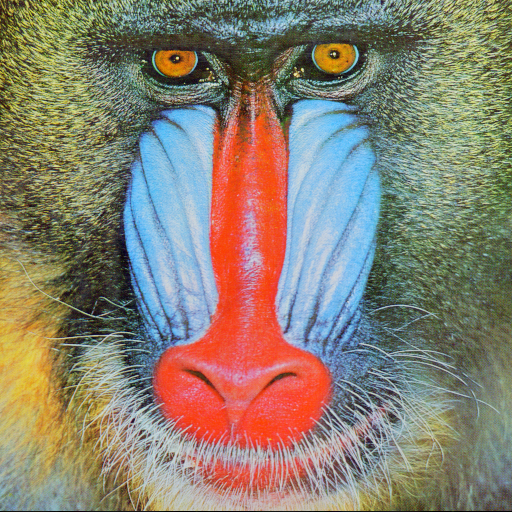
#> input picture baboon.png, 512 x 512 px, found by its file name
$ jupyter execute --allow-errors 'Histograms and Intensity Transformations.ipynb'   (shell and % lines are left out)
#> lines starting #> are read from the running program, lines starting #| are printed output that depends on the picture
<p>
    <a href="https://skills.network" target="_blank">

    </a>
</p>

<h1>Histogram and Intensity Transformations</h1>

Estimated time needed: **40** minutes

<h2>Objectives</h2>

Pixel Transforms are operations you perform one pixel at a time. In this lab, you will start by creating histograms. Histograms display the intensity of the image and can be used to optimize image characteristics. You will then apply Intensity Transformations, making objects easier to see by improving image contrast and brightness. In the last portion of the lab, you will use thresholding to segment objects from images.

<ul>
    <li><a href='#PT'>Pixel Transforms  </a>
        <ul>
            <li>Histograms </li>
            <li>Intensity Transformations</li>
            <li>Thresholding and Simple Segmentation </li>
</ul>

----

Download the image for the lab

We will be using these imported functions in the lab

[cell 1]
import matplotlib.pyplot as plt
import cv2
import numpy as np

First, lets define a helper function to plot two images side-by-side. You will not need to understand this code at this moment, but this function will be used repeatedly in this tutorial to showcase the results.

[cell 2]
def plot_image(image_1, image_2,title_1="Orignal", title_2="New Image"):
    plt.figure(figsize=(10,10))
    plt.subplot(1, 2, 1)
    plt.imshow(image_1,cmap="gray")
    plt.title(title_1)
    plt.subplot(1, 2, 2)
    plt.imshow(image_2,cmap="gray")
    plt.title(title_2)
    plt.show()

Lets define another helper function. The following one will plot two histograms side-by-side. Again, you do not need to understand the body of this function at this moment.

[cell 3]
def plot_hist(old_image, new_image,title_old="Orignal", title_new="New Image"):
    intensity_values=np.array([x for x in range(256)])
    plt.subplot(1, 2, 1)
    plt.bar(intensity_values, cv2.calcHist([old_image],[0],None,[256],[0,256])[:,0],width = 5)
    plt.title(title_old)
    plt.xlabel('intensity')
    plt.subplot(1, 2, 2)
    plt.bar(intensity_values, cv2.calcHist([new_image],[0],None,[256],[0,256])[:,0],width = 5)
    plt.title(title_new)
    plt.xlabel('intensity')
    plt.show()

# Histograms

A histogram counts the number of occurrences of the intensity values of pixels, and it's a useful tool for understanding and manipulating images. We use <code>cv.calcHist()</code> to generate the histogram. Here are the parameter values:
<p>
    <code>cv2.calcHist(CV array:<b>[image]</b> this is the image channel:<b>[0]</b>,for this course it will always be <b>[None]</b>,the number of bins:<b>[L]</b>,the range of index of bins:<b>[0,L-1]</b>) </code>
</p>
For real images, <code>L</code> is <code>256</code>.

## Toy Example

Consider the toy array with intensity values ranging from 0 to 2. We can create a histogram. Its first element is the number of zeros in the image (in this case, 1); its second element is the number of ones in the image (in this case, 5), and so on.

[cell 4]
toy_image = np.array([[0,2,2],[1,1,1],[1,1,2]],dtype=np.uint8)
plt.imshow(toy_image, cmap="gray")
plt.show()
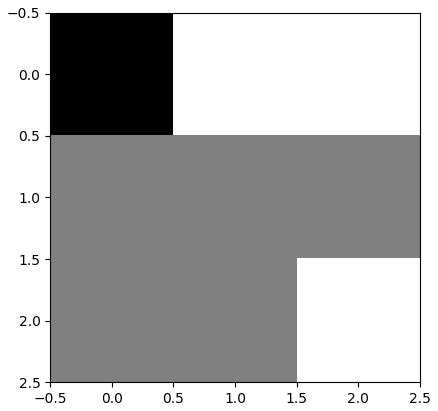
#> figure drawn by matplotlib, 1 panel
print("toy_image:",toy_image)

We can use the <code>caclHist</code> function, in this case, we use only three bins as there are only three values, and the index of the bins are from 1 to 3.

**TODO:** @Joe

[cell 5]
plt.bar([x for x in range(6)],[1,5,2,0,0,0])
plt.show()
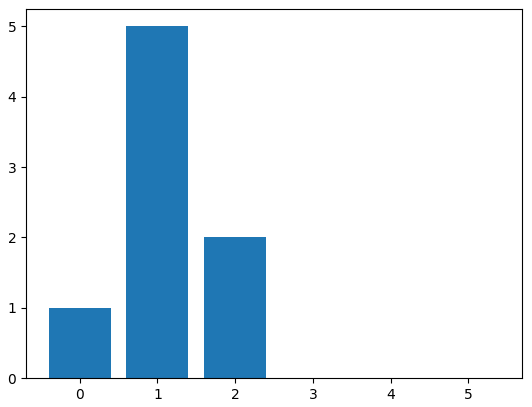
#> figure drawn by matplotlib, 1 panel; tallest bar 5 high, from x = 0.6 to 1.4

[cell 6]
plt.bar([x for x in range(6)],[0,1,0,5,0,2])
plt.show()
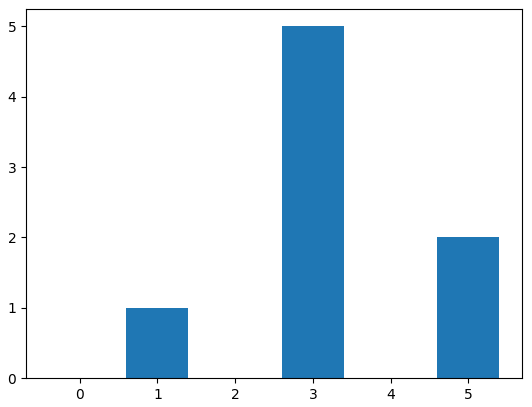
#> figure drawn by matplotlib, 1 panel; tallest bar 5 high, from x = 2.6 to 3.4

The histogram is a function where $h[r]$  where   $r \in {0,1,2} $. In the above example  $h[0]=1$,$h[1]=5$ and $h[2]=3$

## Gray Scale Histograms

Histograms are used in grayscale images.  Grayscale images are used in many applications, including medical and industrial. Color images are split into luminance and chrominance. The luminance is the grayscale portion and is usually processed in many applications. Consider the following "Gold Hill" image:

[cell 7]
goldhill = cv2.imread("goldhill.bmp",cv2.IMREAD_GRAYSCALE)
plt.figure(figsize=(10,10))
#> (the rest of this cell did not finish here and is left out)

We can calculate the histogram using the `calcHist` function from the `cv2` module as follows, the shape is 256.

[cell 8]
hist = cv2.calcHist([goldhill],[0], None, [256], [0,256])
#> hist = 256 values from 0 to 0

We can plot it as a bar graph, the $x$-axis are the pixel intensities and the $y$-axis is the number of times of occurrences that the corresponding pixel intensity value on $x$-axis occurred.

[cell 9]
intensity_values = np.array([x for x in range(hist.shape[0])])
#> intensity_values = 256 values from 0 to 255
plt.bar(intensity_values, hist[:,0], width = 5)
plt.title("Bar histogram")
plt.show()
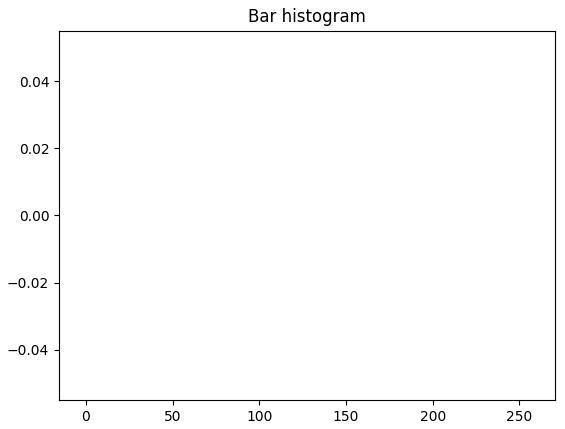
#> figure drawn by matplotlib, 1 panel

The histogram is a function where $h[r]$  where   $r \in {0,1,..,255} $.

We can convert it to a probability mass function by normalizing it by the number of pixels:

#> (a cell that did not finish here is left out)

We can plot as a continuous function:

[cell 11]
plt.plot(intensity_values,hist)
plt.title("histogram")
plt.show()

We can also apply a histogram to each image color channel:

[cell 12]
baboon = cv2.imread("baboon.png")
#> baboon is the input picture: shape (512, 512, 3); mean B, G, R 113.1, 128.9, 137.4
plt.imshow(cv2.cvtColor(baboon,cv2.COLOR_BGR2RGB))
plt.show()

In the loop, the value for <code>i</code> specifies what color channel <code>calcHist</code> is going to calculate the histogram for.

[cell 13]
color = ('blue','green','red')
for i,col in enumerate(color):
    histr = cv2.calcHist([baboon],[i],None,[256],[0,256])
    plt.plot(intensity_values,histr,color = col,label=col+" channel")

    plt.xlim([0,256])
plt.legend()
plt.title("Histogram Channels")
plt.show()
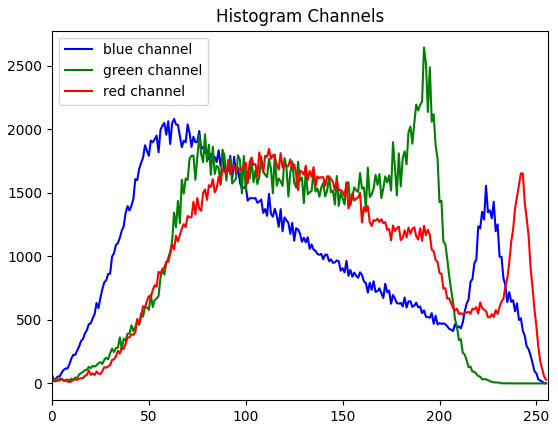
#> figure drawn by matplotlib, 1 panel; curve peaks at x = 63, y = 2081; curve peaks at x = 192, y = 2644; curve peaks at x = 112, y = 1845

#  Intensity Transformations

It's helpful to think of an image as a function $f(x,y)$ instead of an array at this point, where `x` is the row index and `y` is the column index. You can apply a transformation $T$ to the image and get a new image:
$$
g(x,y)=T(f(x,y))
$$

An Intensity Transformation depends on only one single point $(x,y)$. For example, you can apply a linear transform $g(x,y) = 2f(x,y) + 1$; this will multiply each image pixel by two and add one.

As the Intensity transforms only depend on one value; as a result, it is sometimes referred to as a gray-level mapping. The variable if $r$ is the gray level intensity, similar to the histogram values. The new output s is given by:

$$
s=T(r)
$$

## Image Negatives

Consider an image with $L$ intensity values ranging from $[0,L-1]$.  We can reverse the intensity levels by applying the following:
$$
g(x,y)=L-1-f(x,y)
$$

Using the intensity transformation function notation
$$
s = L - 1 - r
$$

This is called the image negative. For $L= 256$ the formulas simplifys to:
$$
g(x,y)=255-f(x,y) \qquad \mbox{and} \qquad s=255-r
$$

We can perform intensity transformation on the toy image where $L = 3$:

[cell 14]
neg_toy_image = -1 * toy_image + 255

print("toy image\n", neg_toy_image)
print("image negatives\n", neg_toy_image)

We see darker intensity’s become brighter and brighter become darker, middle intensity’s remain the same.

[cell 15]
plt.figure(figsize=(10,10))
plt.subplot(1, 2, 1)
plt.imshow(toy_image,cmap="gray")
plt.subplot(1, 2, 2)
plt.imshow(neg_toy_image,cmap="gray")
plt.show()
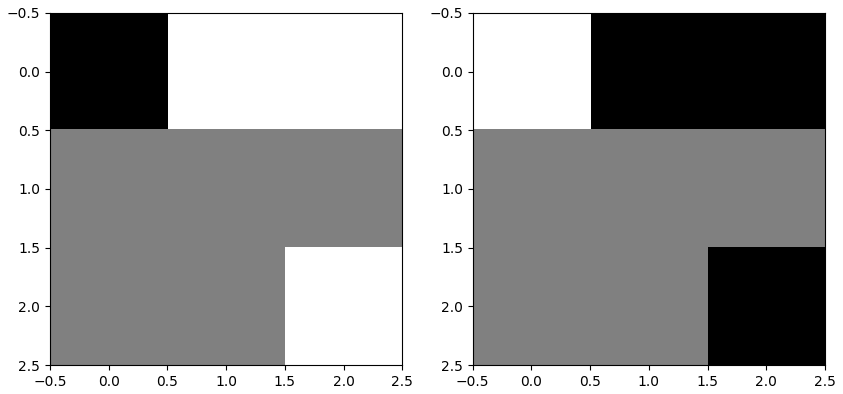
#> figure drawn by matplotlib, 2 panels
print("toy_image:",toy_image)

Reversing image intensity has many applications, including making it simpler to analyze medical images. Consider the mammogram with micro-calcifications on the upper quadrant:

[cell 16]
image = cv2.imread("mammogram.png", cv2.IMREAD_GRAYSCALE)
cv2.rectangle(image, pt1=(160, 212), pt2=(250, 289), color = (255), thickness=2)

plt.figure(figsize = (10,10))
#> (the rest of this cell did not finish here and is left out)

We can apply the intensity transformation:

#> (a cell that did not finish here is left out)

We see the micro-calcifications in the image negatives is easier it is to analyze:

[cell 18]
plt.figure(figsize=(10,10))
#> (the rest of this cell did not finish here and is left out)

## Brightness and contrast adjustments

We can use multiplication by $\alpha$ for contrast control and addition by $\beta$ to improve brightness control. This applies the Intensity Transformation as well. The image is $f(x,y)$ and the transformed image is $g(x,y)$, where $g(x,y) = \alpha f(x,y) + \beta$.

 Rather than implementing via array operations, we use the function  <code>convertScaleAbs</code>. It scales, calculates absolute values, and converts the result to 8-bit so the values fall between $[0,255]$. For brightness control, we can set $\alpha$ to 1 and $\beta$ to 100: Remember the Good Hill image, it’s dark and hazy so let's see if we can improve it.

[cell 19]
alpha = 1 # Simple contrast control
beta = 100   # Simple brightness control
new_image = cv2.convertScaleAbs(goldhill, alpha=alpha, beta=beta)

We can plot the brighter image, it's much brighter :

#> (a cell that did not finish here is left out)


We see the brighter image's histogram is shifted:

[cell 21]
plt.figure(figsize=(10,5))
plot_hist(goldhill, new_image, "Orignal", "brightness control")
#> in plot_hist, `plt.show()`:
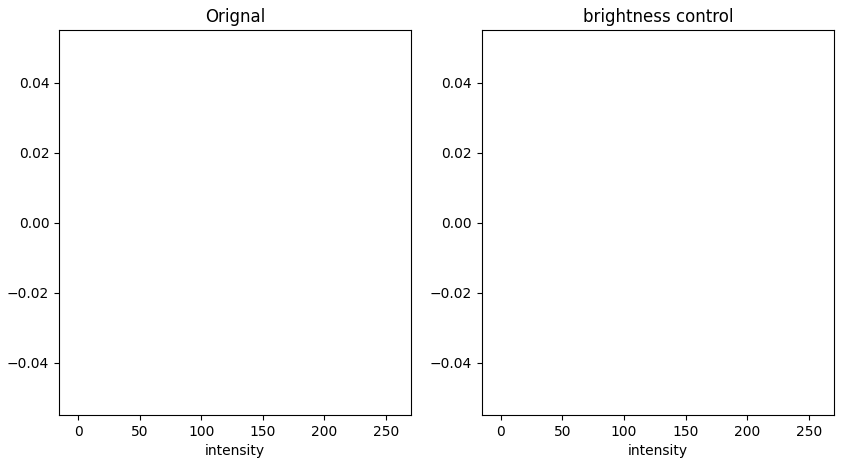
#> figure drawn by matplotlib, 2 panels

We can increase the contrast by increasing $\alpha$:

[cell 22]
plt.figure(figsize=(10,5))
alpha = 2# Simple contrast control
beta = 0 # Simple brightness control   # Simple brightness control
new_image = cv2.convertScaleAbs(goldhill, alpha=alpha, beta=beta)

We can plot the image and its corresponding histogram:

#> (a cell that did not finish here is left out)


[cell 24]
plt.figure(figsize=(10,5))
plot_hist(goldhill, new_image,"Orignal","contrast control")

When plotting the image we see it's too bright. We can adapt the brightness by making the image darker and increasing the contrast at the same time.

[cell 25]
plt.figure(figsize=(10,5))
alpha = 3 # Simple contrast control
beta = -200  # Simple brightness control
new_image = cv2.convertScaleAbs(goldhill, alpha=alpha, beta=beta)

#> (a cell that did not finish here is left out)


[cell 27]
plt.figure(figsize=(10,5))
plot_hist(goldhill, new_image, "Orignal", "brightness & contrast control")

There are other nonlinear methods to improve contrast and brightness, these methods have different sets of parameters. In general, it’s difficult to manually adjust the contrast and brightness parameter, but there are algorithms that improve contrast automatically.

## Histogram Equalization

Histogram Equalization increases the contrast of images, by stretching out the range of the grayscale pixels; It does this by flatting  the histogram. We simply apply the function <code>cv2.equalizeHist</code>.

[cell 28]
zelda = cv2.imread("zelda.png",cv2.IMREAD_GRAYSCALE)
new_image = cv2.equalizeHist(zelda)

We can compare the image before and after Histogram Equalization, we see the contrast is improved. We see after the Histogram Equalization is applied, the histogram is stretched out:

#> (a cell that did not finish here is left out)


[cell 30]
plt.figure(figsize=(10,5))
plot_hist(zelda, new_image,"Orignal","Histogram Equalization")

## Thresholding and Simple Segmentation

Thresholding is used in image segmentation this means extracting objects from an image. Image segmentation is used in many applications including extracting text, medical imaging, and industrial imaging.
Thresholding an image takes a threshold; If a particular pixel (i,j) is greater than that threshold it will set that pixel to some value usually 1 or 255, otherwise, it will set it to another value, usually zero. We can write a Python function that will perform thresholding and output a new image given some input grayscale image:

[cell 31]
def thresholding(input_img,threshold,max_value=255, min_value=0):
#> called with input_img = array of shape (3, 3), threshold = 1, max_value = 2, min_value = 0
    N,M=input_img.shape
    image_out=np.zeros((N,M),dtype=np.uint8)

    for i  in range(N):
        for j in range(M):
            if input_img[i,j]> threshold:
                image_out[i,j]=max_value
            else:
                image_out[i,j]=min_value

    return image_out

Consider the following toy image:

[cell 32]
toy_image

We can apply thresholding, by setting all the values less than two to zero.

[cell 33]
threshold = 1
max_value = 2
min_value = 0
thresholding_toy = thresholding(toy_image, threshold=threshold, max_value=max_value, min_value=min_value)
thresholding_toy

We can compare the two images. In the new image we see all the gray values are now black:

[cell 34]
plt.figure(figsize=(10, 10))
plt.subplot(1, 2, 1)
plt.imshow(toy_image, cmap="gray")
plt.title("Original Image")
plt.subplot(1, 2, 2)
plt.imshow(thresholding_toy, cmap="gray")
plt.title("Image After Thresholding")
plt.show()
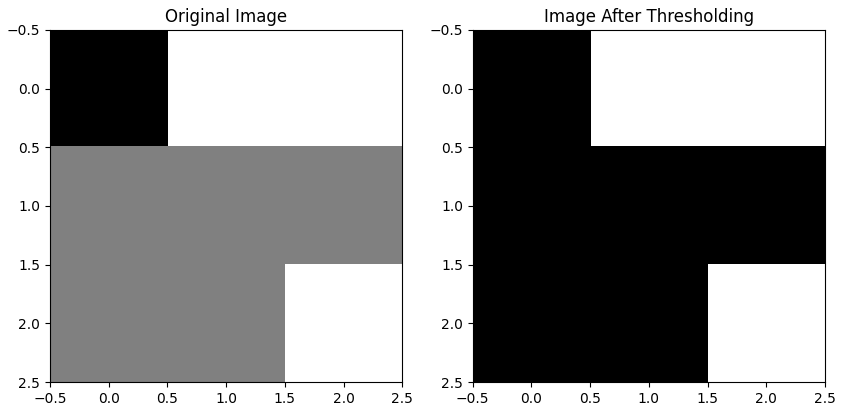
#> figure drawn by matplotlib, 2 panels

Consider the cameraman image:

[cell 35]
image = cv2.imread("cameraman.jpeg", cv2.IMREAD_GRAYSCALE)
plt.figure(figsize=(10, 10))
#> (the rest of this cell did not finish here and is left out)

We can see the histogram as two peeks, this means that there is a large proportion of pixels in those two ranges:

[cell 36]
hist = cv2.calcHist([goldhill], [0], None, [256], [0, 256])
plt.bar(intensity_values, hist[:, 0], width=5)
plt.title("Bar histogram")
plt.show()

The cameraman corresponds to the darker pixels, therefore we can set the Threshold in such a way as to segment the cameraman. In this case, it looks to be slightly less than 90, let’s give it a try:

[cell 37]
threshold = 87
max_value = 255
min_value = 0
#> (the rest of this cell did not finish here and is left out)


We see the pixels corresponding to the cameraman are now zero and the rest are set to 255:

#> (a cell that did not finish here is left out)

[cell 39]
plt.figure(figsize=(10,5))
plot_hist(image, new_image, "Orignal", "Image After Thresholding")

The function <code>cv.threshold</code> Applies a threshold to the gray image, with the following parameters:

<code>cv.threshold(grayscale image, threshold value, maximum value to use, thresholding type )</code>

The  parameter thresholding type is the type of thresholding we would like to perform. For example, we have basic thresholding: <code>cv2.THRESH_BINARY</code> this is the type we implemented in the function <code>thresholding</code>, it just a number:

[cell 40]
cv2.THRESH_BINARY

We can apply thresholding to the image as follows:

[cell 41]
ret, new_image = cv2.threshold(image,threshold,max_value,cv2.THRESH_BINARY)
#> ret = 87
#> (the rest of this cell did not finish here and is left out)

$ run again, with barbara.png copied over baboon.png
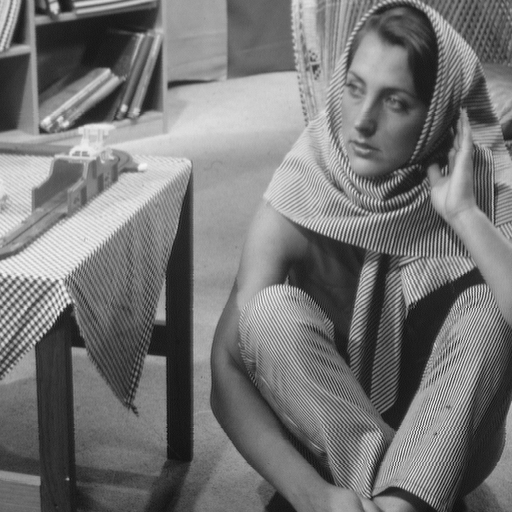
#> input picture barbara.png, 512 x 512 px, found by its file name
#> hist = 256 values from 0 to 0
#> baboon is the input picture: shape (512, 512, 3); min 12, max 246, mean 117.4
#> `plt.show()`:
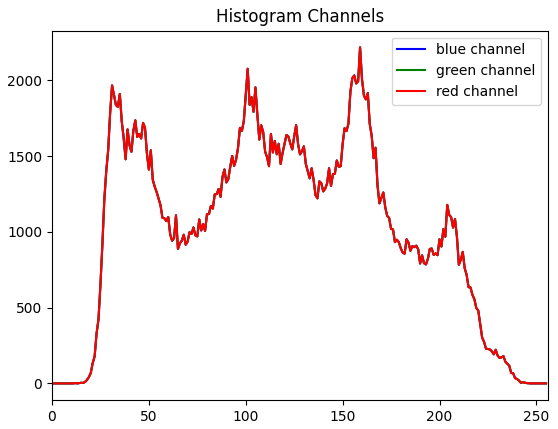
#> figure drawn by matplotlib, 1 panel; curve peaks at x = 159, y = 2217; curve peaks at x = 159, y = 2217; curve peaks at x = 159, y = 2217
#> ret = 87

$ run again, with cat.png copied over baboon.png
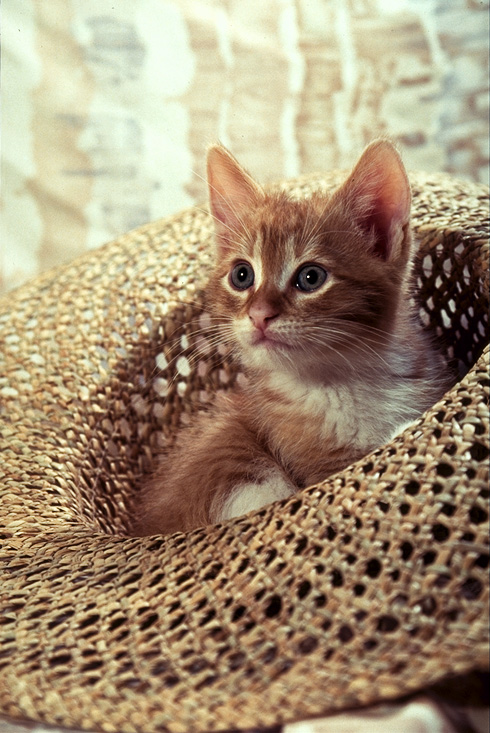
#> input picture cat.png, 490 x 733 px, found by its file name
#> hist = 256 values from 0 to 0
#> baboon is the input picture: shape (733, 490, 3); mean B, G, R 116.7, 143.2, 162.7
#> `plt.show()`:
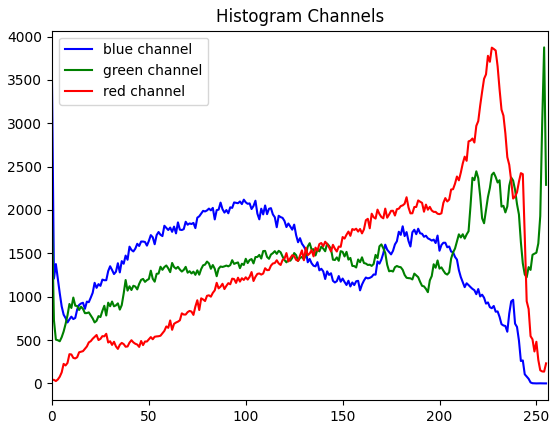
#> figure drawn by matplotlib, 1 panel; curve peaks at x = 0, y = 3474; curve peaks at x = 254, y = 3875; curve peaks at x = 227, y = 3872
#> ret = 87
